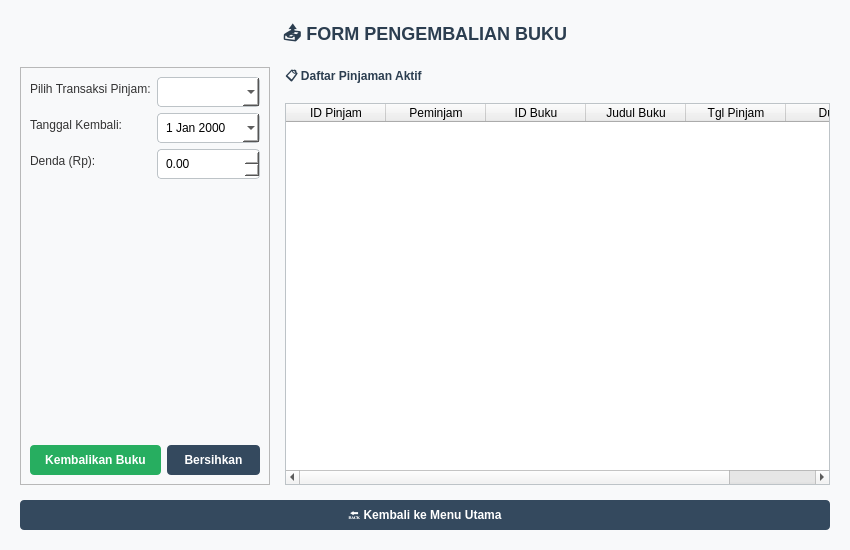
<?xml version="1.0" encoding="UTF-8"?>
<ui version="4.0">
 <class>KembaliBukuWindow</class>
 <widget class="QMainWindow" name="KembaliBukuWindow">
  <property name="geometry">
   <rect>
    <x>0</x>
    <y>0</y>
    <width>850</width>
    <height>550</height>
   </rect>
  </property>
  <property name="windowTitle">
   <string>Perpustakaan - Form Pengembalian Buku</string>
  </property>
  <property name="styleSheet">
   <string notr="true">QMainWindow { 
background-color: #F8F9FA; 
} 
QLabel#lblTitle { 
font-size: 18px; 
font-weight: bold; 
color: #2C3E50; 
} 
QLabel { 
font-size: 12px; 
color: #333; 
} 
QLineEdit, QComboBox, QDateEdit, QSpinBox, QDoubleSpinBox { 
    padding: 6px; 
    border: 1px solid #BDC3C7; 
    border-radius: 4px; 
    background-color: white; 
} 
QLineEdit:focus, QComboBox:focus, QDateEdit:focus, QSpinBox:focus, QDoubleSpinBox:focus { 
    border: 1px solid #3498DB; 
} 
QPushButton { 
    background-color: #34495E; 
    color: white; 
    border: none; 
    border-radius: 4px; 
    padding: 8px 15px; 
    font-weight: bold; 
} 
QPushButton:hover { 
    background-color: #415B76; 
} 
QPushButton#btnKembaliBukuAction { 
    background-color: #27AE60; 
} 
QPushButton#btnKembaliBukuAction:hover { 
    background-color: #2ECC71; 
} 
QTableWidget { 
    background-color: white; 
    border: 1px solid #BDC3C7; 
    gridline-color: #ECF0F1; 
}</string>
  </property>
  <widget class="QWidget" name="centralwidget">
   <layout class="QVBoxLayout" name="verticalLayoutMain">
    <property name="spacing">
     <number>15</number>
    </property>
    <property name="leftMargin">
     <number>20</number>
    </property>
    <property name="topMargin">
     <number>20</number>
    </property>
    <property name="rightMargin">
     <number>20</number>
    </property>
    <property name="bottomMargin">
     <number>20</number>
    </property>
    <item>
     <widget class="QLabel" name="lblTitle">
      <property name="text">
       <string>📤 FORM PENGEMBALIAN BUKU</string>
      </property>
      <property name="alignment">
       <set>Qt::AlignCenter</set>
      </property>
     </widget>
    </item>
    <item>
     <layout class="QHBoxLayout" name="horizontalLayoutMain">
      <property name="spacing">
       <number>15</number>
      </property>
      <item>
       <widget class="QFrame" name="frameInput">
        <property name="frameShape">
         <enum>QFrame::StyledPanel</enum>
        </property>
        <property name="frameShadow">
         <enum>QFrame::Raised</enum>
        </property>
        <layout class="QVBoxLayout" name="verticalLayoutForm">
         <item>
          <layout class="QFormLayout" name="formLayout">
           <item row="0" column="0">
            <widget class="QLabel" name="lblPilihPinjam">
             <property name="text">
              <string>Pilih Transaksi Pinjam:</string>
             </property>
            </widget>
           </item>
           <item row="0" column="1">
            <widget class="QComboBox" name="cmbPinjam"/>
           </item>
           <item row="1" column="0">
            <widget class="QLabel" name="lblTanggalKembali">
             <property name="text">
              <string>Tanggal Kembali:</string>
             </property>
            </widget>
           </item>
           <item row="1" column="1">
            <widget class="QDateEdit" name="dateKembali">
             <property name="calendarPopup">
              <bool>true</bool>
             </property>
            </widget>
           </item>
           <item row="2" column="0">
            <widget class="QLabel" name="lblDenda">
             <property name="text">
              <string>Denda (Rp):</string>
             </property>
            </widget>
           </item>
           <item row="2" column="1">
            <widget class="QDoubleSpinBox" name="spinDenda">
             <property name="maximum">
              <double>1000000.000000000000000</double>
             </property>
             <property name="singleStep">
              <double>1000.000000000000000</double>
             </property>
            </widget>
           </item>
          </layout>
         </item>
         <item>
          <spacer name="verticalSpacer_Form">
           <property name="orientation">
            <enum>Qt::Vertical</enum>
           </property>
           <property name="sizeHint" stdset="0">
            <size>
             <width>20</width>
             <height>100</height>
            </size>
           </property>
          </spacer>
         </item>
         <item>
          <layout class="QHBoxLayout" name="horizontalLayoutButtons">
           <item>
            <widget class="QPushButton" name="btnKembaliBukuAction">
             <property name="text">
              <string>Kembalikan Buku</string>
             </property>
            </widget>
           </item>
           <item>
            <widget class="QPushButton" name="btnBersihkan">
             <property name="text">
              <string>Bersihkan</string>
             </property>
            </widget>
           </item>
          </layout>
         </item>
        </layout>
       </widget>
      </item>
      <item>
       <layout class="QVBoxLayout" name="verticalLayoutTable">
        <item>
         <widget class="QLabel" name="lblTableTitle">
          <property name="styleSheet">
           <string notr="true">font-weight: bold; color: #2C3E50;</string>
          </property>
          <property name="text">
           <string>📋 Daftar Pinjaman Aktif</string>
          </property>
         </widget>
        </item>
        <item>
         <widget class="QTableWidget" name="tableAktif">
          <column>
           <property name="text">
            <string>ID Pinjam</string>
           </property>
          </column>
          <column>
           <property name="text">
            <string>Peminjam</string>
           </property>
          </column>
          <column>
           <property name="text">
            <string>ID Buku</string>
           </property>
          </column>
          <column>
           <property name="text">
            <string>Judul Buku</string>
           </property>
          </column>
          <column>
           <property name="text">
            <string>Tgl Pinjam</string>
           </property>
          </column>
          <column>
           <property name="text">
            <string>Durasi</string>
           </property>
          </column>
         </widget>
        </item>
       </layout>
      </item>
     </layout>
    </item>
    <item>
     <widget class="QPushButton" name="btnKeluarForm">
      <property name="text">
       <string>🔙 Kembali ke Menu Utama</string>
      </property>
     </widget>
    </item>
   </layout>
  </widget>
 </widget>
 <resources/>
 <connections/>
</ui>
